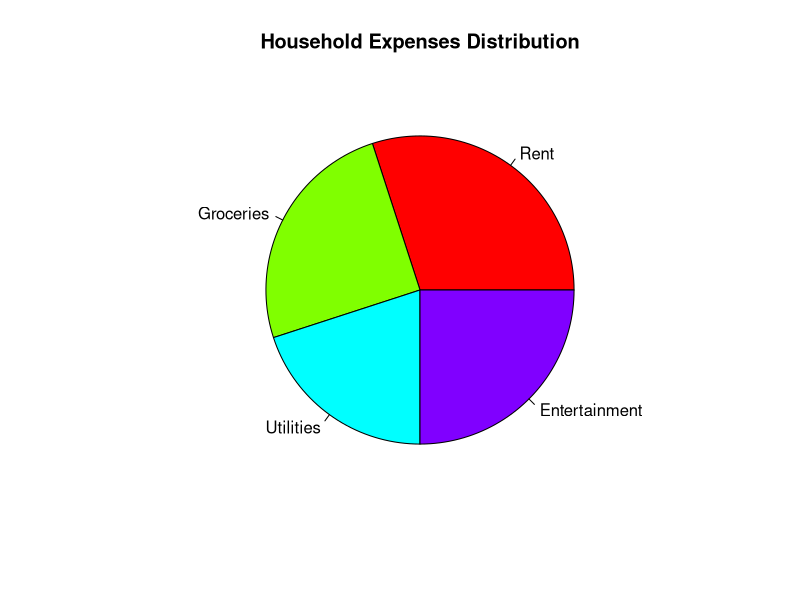

R code for this plot:
categories <- c('Rent', 'Groceries', 'Utilities', 'Entertainment')
expenses <- c(30, 25, 20, 25)
pie(expenses, labels = categories, col = rainbow(length(categories)),
    main = "Household Expenses Distribution")
